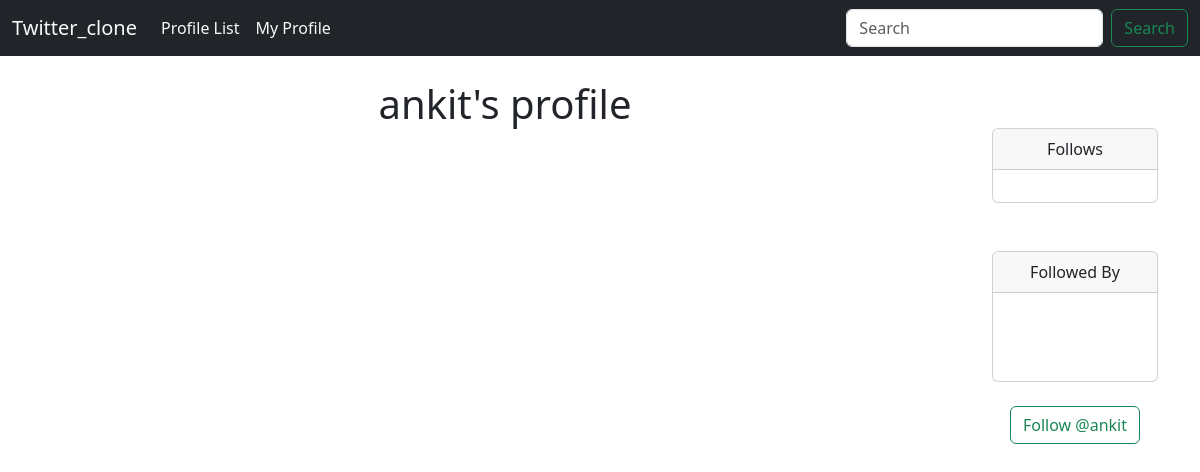
/profile/1 (signed in), run on an earlier commit of the app's database.
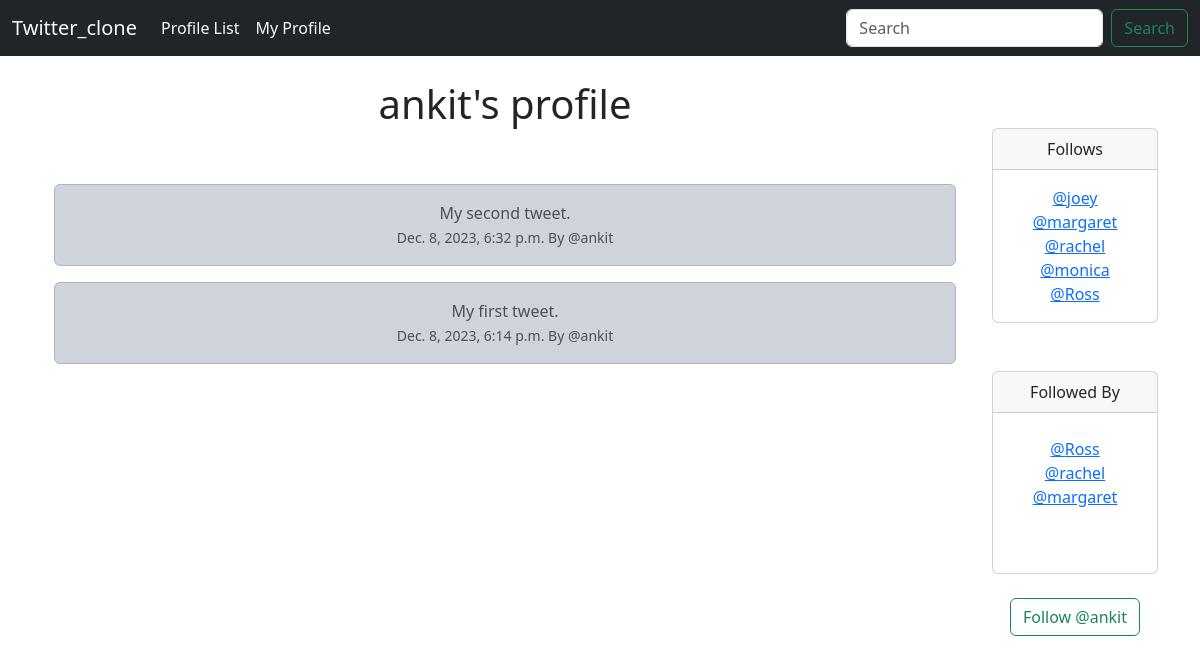
And on a later commit of the database.
### Twitter_app/models.py (models this page shows, shortened)
class tweet(models.Model):
    user = models.ForeignKey(
        User, related_name="tweets",
        on_delete= models.DO_NOTHING
    )
    body = models.CharField(max_length= 200)
    created_at = models.DateTimeField(auto_now_add=True)

class Profile(models.Model):
    user = models.OneToOneField(User, on_delete=models.CASCADE)
    follows = models.ManyToManyField('self', related_name='followed_by', symmetrical=False,blank = True)
    date_modified = models.DateTimeField(User, auto_now= True)
    def __str__(self):
        return self.user.username

### Twitter_app/views.py (the view, shortened to what this page needs)
# urls.py: path('profile/<int:pk>', views.profile, name= "profile")
def profile(request, pk):
    if request.user.is_authenticated:
        profile = Profile.objects.get(user_id = pk)
        my_tweets = tweet.objects.filter(user_id = pk).order_by("-created_at")
        return render(request, 'profile_page.html', {'profile': profile, 'my_tweets': my_tweets})
    else:
        messages.success(request, "You mnust be login to vie this page")
        return redirect('index')

### templates/profile_page.html (shortened to what this page needs)
{%  extends "base.html" %}
{% load static%}
{%block content %}
{% if profile%}
 <div class="container text-center">
    <div class="row">
        <div class="col-10">
            <h1> {{ profile.user.username}}'s profile </h1>
            <div class="container">
              {% if my_tweets %}
              <br/>  <br/>
              {% for my_tweet in my_tweets %}
              <div class="alert alert-dark" role="alert">
                {{my_tweet.body}} <br/>
                <small class="">
                    {{my_tweet.created_at}} By
                    @{{my_tweet.user}}
                </small>
              </div>
              {%endfor%}
              {% endif %}
            </div>
        </div>
        <div class="col-2">
          <br> <br>
            <div class="card">
                <div class="card-header">
                  Follows
                </div>
                <div class="card-body">
                  <p class="card-text">
                    {% for following in profile.follows.all %}
                    <a href="{% url 'profile' following.user.id %}">@{{ following }}</a>
                    <br/>
                    {% endfor %}
                  </p>
                </div>
            </div>
<br><br>
            <div class="card">
                <div class="card-header">
                    Followed By
                </div>
                <div class="card-body">
                  <p class="card-text">
                    {% for following in profile.followed_by.all %}
                    <a href="{% url 'profile' following.user.id %}">@{{ following }}</a>
                    <br/>
                    {% endfor%}
                    <br/><br/>
                  </p>
                </div>
              </div>
              <form method="POST">
                <br>
                {% if profile in user.profile.follows.all %}
                  <button class="btn btn-outline-danger" name="follow" value="unfollow" type="submit">Unfollow @{{ profile.user.username | lower}} </button>
                  <br>
                {% else %}
                  <button class="btn btn-outline-success" name="follow" value="follow" type="submit">Follow @{{ profile.user.username | lower}} </button>
                {% endif %}
                </form>
        </div>
    </div>
</div>
{%endif%}
{% endblock %}

What changed in the data, as far as the page shows it:
added tweet: body "My second tweet.", created_at "Dec. 8, 2023, 6:32 p.m.", user "ankit"
added tweet: body "My first tweet.", created_at "Dec. 8, 2023, 6:14 p.m.", user "ankit"
now on this page (row edited): Profile: user.username "joey"
added Profile: user.username "margaret"
added Profile: user.username "rachel"
added Profile: user.username "monica"
added Profile: user.username "Ross"
